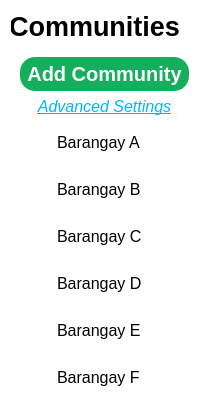
               <widget class="QFrame" name="frame_2">
                <property name="styleSheet">
                 <string notr="true">QFrame {
	background-color: white;
	border: none;
	border-radius: 15;
}</string>
                </property>
                <property name="frameShape">
                 <enum>QFrame::StyledPanel</enum>
                </property>
                <property name="frameShadow">
                 <enum>QFrame::Raised</enum>
                </property>
                <layout class="QVBoxLayout" name="verticalLayout">
                 <item>
                  <widget class="QPushButton" name="communities_dropdown_2">
                   <property name="enabled">
                    <bool>true</bool>
                   </property>
                   <property name="minimumSize">
                    <size>
                     <width>0</width>
                     <height>30</height>
                    </size>
                   </property>
                   <property name="maximumSize">
                    <size>
                     <width>16777215</width>
                     <height>31</height>
                    </size>
                   </property>
                   <property name="font">
                    <font>
                     <pointsize>20</pointsize>
                     <weight>75</weight>
                     <bold>true</bold>
                    </font>
                   </property>
                   <property name="cursor">
                    <cursorShape>PointingHandCursor</cursorShape>
                   </property>
                   <property name="styleSheet">
                    <string notr="true">* {
	background-color: none;
	border: none;
	padding:0;
	margin-left:-20;
}</string>
                   </property>
                   <property name="text">
                    <string>Communities</string>
                   </property>
                   <property name="icon">
                    <iconset>
                     <normaloff>:/ICONS/352021_arrow_drop down_icon.png</normaloff>
                     <normalon>:/ICONS/352023_arrow_drop_up_icon.png</normalon>:/ICONS/352021_arrow_drop down_icon.png</iconset>
                   </property>
                   <property name="iconSize">
                    <size>
                     <width>50</width>
                     <height>50</height>
                    </size>
                   </property>
                   <property name="checkable">
                    <bool>true</bool>
                   </property>
                   <property name="checked">
                    <bool>false</bool>
                   </property>
                   <property name="default">
                    <bool>false</bool>
                   </property>
                  </widget>
                 </item>
                 <item>
                  <widget class="QFrame" name="frame_5">
                   <property name="enabled">
                    <bool>true</bool>
                   </property>
                   <property name="frameShape">
                    <enum>QFrame::StyledPanel</enum>
                   </property>
                   <property name="frameShadow">
                    <enum>QFrame::Raised</enum>
                   </property>
                   <layout class="QHBoxLayout" name="horizontalLayout_18">
                    <item>
                     <layout class="QVBoxLayout" name="communities_dropdown">
                      <item>
                       <widget class="QPushButton" name="add_community_btn">
                        <property name="font">
                         <font>
                          <pointsize>15</pointsize>
                          <weight>75</weight>
                          <bold>true</bold>
                         </font>
                        </property>
                        <property name="cursor">
                         <cursorShape>PointingHandCursor</cursorShape>
                        </property>
                        <property name="styleSheet">
                         <string notr="true">QPushButton {
    background-color: #14AE5C;
    color: white;
    padding: 5px;
    border: none;
    border-radius: 15px;
}

QPushButton:hover {
    background-color: #12c753;
}

QPushButton:pressed {
    background-color: #10a84c;
}
</string>
                        </property>
                        <property name="text">
                         <string>Add Community</string>
                        </property>
                        <property name="icon">
                         <iconset>
                          <normaloff>:/ICONS/460625174_1063840541791504_8083137884705313080_n.png</normaloff>:/ICONS/460625174_1063840541791504_8083137884705313080_n.png</iconset>
                        </property>
                        <property name="iconSize">
                         <size>
                          <width>35</width>
                          <height>35</height>
                         </size>
                        </property>
                        <property name="default">
                         <bool>false</bool>
                        </property>
                        <property name="flat">
                         <bool>false</bool>
                        </property>
                       </widget>
                      </item>
                      <item>
                       <widget class="QPushButton" name="advanced_settings_com">
                        <property name="font">
                         <font>
                          <pointsize>12</pointsize>
                          <italic>true</italic>
                          <underline>true</underline>
                         </font>
                        </property>
                        <property name="cursor">
                         <cursorShape>PointingHandCursor</cursorShape>
                        </property>
                        <property name="styleSheet">
                         <string notr="true"> * {
background-color: none;
color: none;
border: none;
color: #00B5FF;
}</string>
                        </property>
                        <property name="text">
                         <string>Advanced Settings</string>
                        </property>
                       </widget>
                      </item>
                      <item>
                       <layout class="QHBoxLayout" name="horizontalLayout_6">
                        <item>
                         <layout class="QHBoxLayout" name="horizontalLayout_5">
                          <item>
                           <widget class="QLabel" name="label_24">
                            <property name="minimumSize">
                             <size>
                              <width>31</width>
                              <height>31</height>
                             </size>
                            </property>
                            <property name="maximumSize">
                             <size>
                              <width>31</width>
                              <height>31</height>
                             </size>
                            </property>
                            <property name="text">
                             <string/>
                            </property>
                            <property name="pixmap">
                             <pixmap>:/ICONS/pin-5-128.png</pixmap>
                            </property>
                            <property name="scaledContents">
                             <bool>true</bool>
                            </property>
                           </widget>
                          </item>
                          <item>
                           <widget class="QLabel" name="label_16">
                            <property name="font">
                             <font>
                              <pointsize>12</pointsize>
                              <weight>50</weight>
                              <bold>false</bold>
                             </font>
                            </property>
                            <property name="text">
                             <string>Barangay A</string>
                            </property>
                           </widget>
                          </item>
                         </layout>
                        </item>
                        <item>
                         <widget class="QPushButton" name="barangay_a_btn">
                          <property name="minimumSize">
                           <size>
                            <width>41</width>
                            <height>41</height>
                           </size>
                          </property>
                          <property name="maximumSize">
                           <size>
                            <width>41</width>
                            <height>41</height>
                           </size>
                          </property>
                          <property name="cursor">
                           <cursorShape>PointingHandCursor</cursorShape>
                          </property>
                          <property name="styleSheet">
                           <string notr="true">QPushButton{
	background-color: none;
	border: none;
}</string>
                          </property>
                          <property name="text">
                           <string/>
                          </property>
                          <property name="icon">
                           <iconset>
                            <normaloff>:/ICONS/462544067_1241440546885630_5886192978905579196_n.png</normaloff>:/ICONS/462544067_1241440546885630_5886192978905579196_n.png</iconset>
                          </property>
                          <property name="iconSize">
                           <size>
                            <width>41</width>
                            <height>41</height>
                           </size>
                          </property>
                          <property name="checkable">
                           <bool>true</bool>
                          </property>
                         </widget>
                        </item>
                       </layout>
                      </item>
                      <item>
                       <layout class="QHBoxLayout" name="horizontalLayout_8">
                        <item>
                         <layout class="QHBoxLayout" name="horizontalLayout_7">
                          <item>
                           <widget class="QLabel" name="label_21">
                            <property name="minimumSize">
                             <size>
                              <width>31</width>
                              <height>31</height>
                             </size>
                            </property>
                            <property name="maximumSize">
                             <size>
                              <width>31</width>
                              <height>31</height>
                             </size>
                            </property>
                            <property name="text">
                             <string/>
                            </property>
                            <property name="pixmap">
                             <pixmap>:/ICONS/pin-5-128.png</pixmap>
                            </property>
                            <property name="scaledContents">
                             <bool>true</bool>
                            </property>
                           </widget>
                          </item>
                          <item>
                           <widget class="QLabel" name="label_4">
                            <property name="font">
                             <font>
                              <pointsize>12</pointsize>
                              <weight>50</weight>
                              <bold>false</bold>
                             </font>
                            </property>
                            <property name="text">
                             <string>Barangay B</string>
                            </property>
                           </widget>
                          </item>
                         </layout>
                        </item>
                        <item>
                         <widget class="QPushButton" name="barangay_b_btn">
                          <property name="minimumSize">
                           <size>
                            <width>41</width>
                            <height>41</height>
                           </size>
                          </property>
                          <property name="maximumSize">
                           <size>
                            <width>41</width>
                            <height>41</height>
                           </size>
                          </property>
                          <property name="cursor">
                           <cursorShape>PointingHandCursor</cursorShape>
                          </property>
                          <property name="styleSheet">
                           <string notr="true">QPushButton{
	background-color: none;
	border: none;
}</string>
                          </property>
                          <property name="text">
                           <string/>
                          </property>
                          <property name="icon">
                           <iconset>
                            <normaloff>:/ICONS/462544067_1241440546885630_5886192978905579196_n.png</normaloff>:/ICONS/462544067_1241440546885630_5886192978905579196_n.png</iconset>
                          </property>
                          <property name="iconSize">
                           <size>
                            <width>41</width>
                            <height>41</height>
                           </size>
                          </property>
                         </widget>
                        </item>
                       </layout>
                      </item>
                      <item>
                       <layout class="QHBoxLayout" name="horizontalLayout_10">
                        <item>
                         <layout class="QHBoxLayout" name="horizontalLayout_9">
                          <item>
                           <widget class="QLabel" name="label_22">
                            <property name="minimumSize">
                             <size>
                              <width>31</width>
                              <height>31</height>
                             </size>
                            </property>
                            <property name="maximumSize">
                             <size>
                              <width>31</width>
                              <height>31</height>
                             </size>
                            </property>
                            <property name="text">
                             <string/>
                            </property>
                            <property name="pixmap">
                             <pixmap>:/ICONS/pin-5-128.png</pixmap>
                            </property>
                            <property name="scaledContents">
                             <bool>true</bool>
                            </property>
                           </widget>
                          </item>
                          <item>
                           <widget class="QLabel" name="label_5">
                            <property name="font">
                             <font>
                              <pointsize>12</pointsize>
                              <weight>50</weight>
                              <bold>false</bold>
                             </font>
                            </property>
                            <property name="text">
                             <string>Barangay C</string>
                            </property>
                           </widget>
                          </item>
                         </layout>
                        </item>
                        <item>
                         <widget class="QPushButton" name="barangay_c_btn">
                          <property name="minimumSize">
                           <size>
                            <width>41</width>
                            <height>41</height>
                           </size>
                          </property>
                          <property name="maximumSize">
                           <size>
                            <width>41</width>
                            <height>41</height>
                           </size>
                          </property>
                          <property name="cursor">
                           <cursorShape>PointingHandCursor</cursorShape>
                          </property>
                          <property name="styleSheet">
                           <string notr="true">QPushButton{
	background-color: none;
	border: none;
}</string>
                          </property>
                          <property name="text">
                           <string/>
                          </property>
                          <property name="icon">
                           <iconset>
                            <normaloff>:/ICONS/462544067_1241440546885630_5886192978905579196_n.png</normaloff>:/ICONS/462544067_1241440546885630_5886192978905579196_n.png</iconset>
                          </property>
                          <property name="iconSize">
                           <size>
                            <width>41</width>
                            <height>41</height>
                           </size>
                          </property>
                         </widget>
                        </item>
                       </layout>
                      </item>
                      <item>
                       <layout class="QHBoxLayout" name="horizontalLayout_20">
                        <item>
                         <layout class="QHBoxLayout" name="horizontalLayout_21">
                          <item>
                           <widget class="QLabel" name="label_25">
                            <property name="minimumSize">
                             <size>
                              <width>31</width>
                              <height>31</height>
                             </size>
                            </property>
                            <property name="maximumSize">
                             <size>
                              <width>31</width>
                              <height>31</height>
                             </size>
                            </property>
                            <property name="text">
                             <string/>
                            </property>
                            <property name="pixmap">
                             <pixmap>:/ICONS/pin-5-128.png</pixmap>
                            </property>
                            <property name="scaledContents">
                             <bool>true</bool>
                            </property>
                           </widget>
                          </item>
                          <item>
                           <widget class="QLabel" name="label_12">
                            <property name="font">
                             <font>
                              <pointsize>12</pointsize>
                              <weight>50</weight>
                              <bold>false</bold>
                             </font>
                            </property>
                            <property name="text">
                             <string>Barangay D</string>
                            </property>
                           </widget>
                          </item>
                         </layout>
                        </item>
                        <item>
                         <widget class="QPushButton" name="barangay_d_btn">
                          <property name="minimumSize">
                           <size>
                            <width>41</width>
                            <height>41</height>
                           </size>
                          </property>
                          <property name="maximumSize">
                           <size>
                            <width>41</width>
                            <height>41</height>
                           </size>
                          </property>
                          <property name="cursor">
                           <cursorShape>PointingHandCursor</cursorShape>
                          </property>
                          <property name="styleSheet">
                           <string notr="true">QPushButton{
	background-color: none;
	border: none;
}</string>
                          </property>
                          <property name="text">
                           <string/>
                          </property>
                          <property name="icon">
                           <iconset>
                            <normaloff>:/ICONS/462544067_1241440546885630_5886192978905579196_n.png</normaloff>:/ICONS/462544067_1241440546885630_5886192978905579196_n.png</iconset>
                          </property>
                          <property name="iconSize">
                           <size>
                            <width>41</width>
                            <height>41</height>
                           </size>
                          </property>
                         </widget>
                        </item>
                       </layout>
                      </item>
                      <item>
                       <layout class="QHBoxLayout" name="horizontalLayout_12">
                        <item>
                         <layout class="QHBoxLayout" name="horizontalLayout_11">
                          <item>
                           <widget class="QLabel" name="label_23">
                            <property name="minimumSize">
                             <size>
                              <width>31</width>
                              <height>31</height>
                             </size>
                            </property>
                            <property name="maximumSize">
                             <size>
                              <width>31</width>
                              <height>31</height>
                             </size>
                            </property>
                            <property name="text">
                             <string/>
                            </property>
                            <property name="pixmap">
                             <pixmap>:/ICONS/pin-5-128.png</pixmap>
                            </property>
                            <property name="scaledContents">
                             <bool>true</bool>
                            </property>
                           </widget>
                          </item>
                          <item>
                           <widget class="QLabel" name="label_6">
                            <property name="font">
                             <font>
                              <pointsize>12</pointsize>
                              <weight>50</weight>
                              <bold>false</bold>
                             </font>
                            </property>
                            <property name="text">
                             <string>Barangay E</string>
                            </property>
                           </widget>
                          </item>
                         </layout>
                        </item>
                        <item>
                         <widget class="QPushButton" name="barangay_e_btn">
                          <property name="minimumSize">
                           <size>
                            <width>41</width>
                            <height>41</height>
                           </size>
                          </property>
                          <property name="maximumSize">
                           <size>
                            <width>41</width>
                            <height>41</height>
                           </size>
                          </property>
                          <property name="cursor">
                           <cursorShape>PointingHandCursor</cursorShape>
                          </property>
                          <property name="styleSheet">
                           <string notr="true">QPushButton{
	background-color: none;
	border: none;
}</string>
                          </property>
                          <property name="text">
                           <string/>
                          </property>
                          <property name="icon">
                           <iconset>
                            <normaloff>:/ICONS/462544067_1241440546885630_5886192978905579196_n.png</normaloff>:/ICONS/462544067_1241440546885630_5886192978905579196_n.png</iconset>
                          </property>
                          <property name="iconSize">
                           <size>
                            <width>41</width>
                            <height>41</height>
                           </size>
                          </property>
                         </widget>
                        </item>
                       </layout>
                      </item>
                      <item>
                       <layout class="QHBoxLayout" name="horizontalLayout_22">
                        <item>
                         <layout class="QHBoxLayout" name="horizontalLayout_23">
                          <item>
                           <widget class="QLabel" name="label_26">
                            <property name="minimumSize">
                             <size>
                              <width>31</width>
                              <height>31</height>
                             </size>
                            </property>
                            <property name="maximumSize">
                             <size>
                              <width>31</width>
                              <height>31</height>
                             </size>
                            </property>
                            <property name="text">
                             <string/>
                            </property>
                            <property name="pixmap">
                             <pixmap>:/ICONS/pin-5-128.png</pixmap>
                            </property>
                            <property name="scaledContents">
                             <bool>true</bool>
                            </property>
                           </widget>
                          </item>
                          <item>
                           <widget class="QLabel" name="label_13">
                            <property name="font">
                             <font>
                              <pointsize>12</pointsize>
                              <weight>50</weight>
                              <bold>false</bold>
                             </font>
                            </property>
                            <property name="text">
                             <string>Barangay F</string>
                            </property>
                           </widget>
                          </item>
                         </layout>
                        </item>
                        <item>
                         <widget class="QPushButton" name="barangay_f_btn">
                          <property name="minimumSize">
                           <size>
                            <width>41</width>
                            <height>41</height>
                           </size>
                          </property>
                          <property name="maximumSize">
                           <size>
                            <width>41</width>
                            <height>41</height>
                           </size>
                          </property>
                          <property name="cursor">
                           <cursorShape>PointingHandCursor</cursorShape>
                          </property>
                          <property name="styleSheet">
                           <string notr="true">QPushButton{
	background-color: none;
	border: none;
}</string>
                          </property>
                          <property name="text">
                           <string/>
                          </property>
                          <property name="icon">
                           <iconset>
                            <normaloff>:/ICONS/462544067_1241440546885630_5886192978905579196_n.png</normaloff>:/ICONS/462544067_1241440546885630_5886192978905579196_n.png</iconset>
                          </property>
                          <property name="iconSize">
                           <size>
                            <width>41</width>
                            <height>41</height>
                           </size>
                          </property>
                         </widget>
                        </item>
                       </layout>
                      </item>
                     </layout>
                    </item>
                   </layout>
                  </widget>
                 </item>
                </layout>
               </widget>
